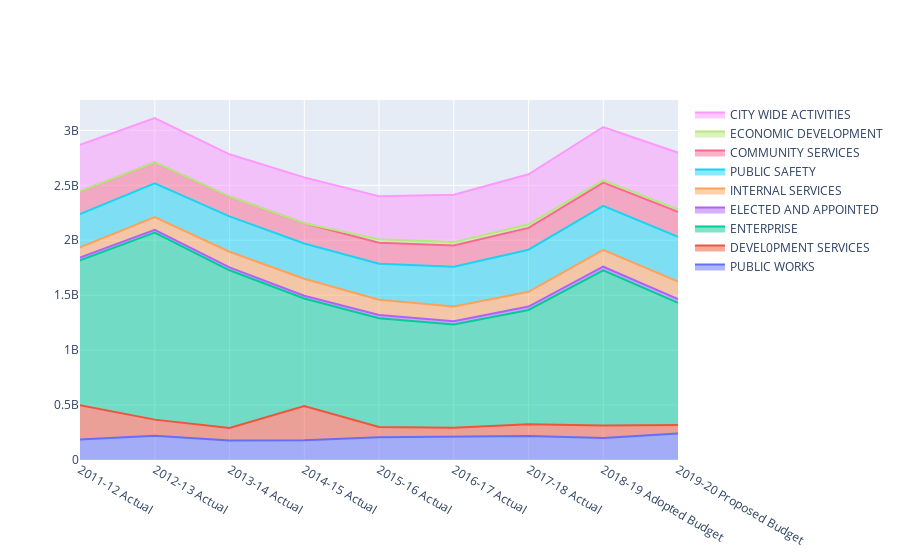

This figure's notebook cell:
### Code cell
fig = go.Figure()

for i in range(len(df.columns)-1):
    fig.add_trace(go.Scatter(x=df.columns[1:], y=df.iloc[i][1:], name=df.iloc[i][0], stackgroup='one'))

fig.show()

### Figure 1 — Plotly figure (JSON) as saved in the notebook; plotly's stock layout.template omitted (floating-point values rounded to 4 significant figures)
{"data": [{"name": "PUBLIC WORKS", "stackgroup": "one", "type": "scatter", "x": ["2011-12 Actual", "2012-13 Actual", "2013-14 Actual", "2014-15 Actual", "2015-16 Actual", "2016-17 Actual", "2017-18 Actual", "2018-19 Adopted Budget", "2019-20 Proposed Budget"], "y": ["$186,535,064 ", "$221,025,972 ", "$178,389,707 ", "$180,689,142 ", "$206,854,289 ", "$215,170,806 ", "$219,521,708 ", "$199,283,083 ", "$242,114,403 "]}, {"name": "DEVEL0PMENT SERVICES", "stackgroup": "one", "type": "scatter", "x": ["2011-12 Actual", "2012-13 Actual", "2013-14 Actual", "2014-15 Actual", "2015-16 Actual", "2016-17 Actual", "2017-18 Actual", "2018-19 Adopted Budget", "2019-20 Proposed Budget"], "y": ["310,961,163", "146,389,968", "113,322,724", "310,897,673", "93,869,665", "77,510,788", "106,972,164", "115,396,257", "76,017,157"]}, {"name": "ENTERPRISE", "stackgroup": "one", "type": "scatter", "x": ["2011-12 Actual", "2012-13 Actual", "2013-14 Actual", "2014-15 Actual", "2015-16 Actual", "2016-17 Actual", "2017-18 Actual", "2018-19 Adopted Budget", "2019-20 Proposed Budget"], "y": ["1,320,162,959", "1,702,228,769", "1,434,714,486", "978,227,383", "990,290,335", "941,052,331", "1,038,703,651", "1,411,268,167", "1,111,756,810"]}, {"name": "ELECTED AND APPOINTED", "stackgroup": "one", "type": "scatter", "x": ["2011-12 Actual", "2012-13 Actual", "2013-14 Actual", "2014-15 Actual", "2015-16 Actual", "2016-17 Actual", "2017-18 Actual", "2018-19 Adopted Budget", "2019-20 Proposed Budget"], "y": ["25,333,580", "24,373,193", "26,892,378", "25,689,895", "28,252,439", "28,201,876", "30,929,163", "33,144,490", "33,990,425"]}, {"name": "INTERNAL SERVICES", "stackgroup": "one", "type": "scatter", "x": ["2011-12 Actual", "2012-13 Actual", "2013-14 Actual", "2014-15 Actual", "2015-16 Actual", "2016-17 Actual", "2017-18 Actual", "2018-19 Adopted Budget", "2019-20 Proposed Budget"], "y": ["91,927,400", "117,254,617", "141,748,372", "154,295,626", "139,344,860", "135,696,595", "135,025,138", "154,251,748", "159,601,699"]}, {"name": "PUBLIC SAFETY", "stackgroup": "one", "type": "scatter", "x": ["2011-12 Actual", "2012-13 Actual", "2013-14 Actual", "2014-15 Actual", "2015-16 Actual", "2016-17 Actual", "2017-18 Actual", "2018-19 Adopted Budget", "2019-20 Proposed Budget"], "y": ["304,381,123", "306,099,235", "321,664,293", "320,089,911", "327,923,358", "362,013,988", "383,005,737", "398,931,953", "408,112,357"]}, {"name": "COMMUNITY SERVICES", "stackgroup": "one", "type": "scatter", "x": ["2011-12 Actual", "2012-13 Actual", "2013-14 Actual", "2014-15 Actual", "2015-16 Actual", "2016-17 Actual", "2017-18 Actual", "2018-19 Adopted Budget", "2019-20 Proposed Budget"], "y": ["204,994,347", "191,637,976", "181,139,950", "184,568,776", "191,364,979", "193,286,705", "198,069,337", "212,859,739", "227,833,391"]}, {"name": "ECONOMIC DEVELOPMENT", "stackgroup": "one", "type": "scatter", "x": ["2011-12 Actual", "2012-13 Actual", "2013-14 Actual", "2014-15 Actual", "2015-16 Actual", "2016-17 Actual", "2017-18 Actual", "2018-19 Adopted Budget", "2019-20 Proposed Budget"], "y": ["0", "0", "0", "0", "31,734,344", "30,134,761", "33,460,528", "21,524,996", "22,809,791"]}, {"name": "CITY WIDE ACTIVITIES", "stackgroup": "one", "type": "scatter", "x": ["2011-12 Actual", "2012-13 Actual", "2013-14 Actual", "2014-15 Actual", "2015-16 Actual", "2016-17 Actual", "2017-18 Actual", "2018-19 Adopted Budget", "2019-20 Proposed Budget"], "y": ["424,707,230", "403,692,397", "384,297,883", "417,685,667", "390,054,403", "430,612,967", "454,832,408", "484,100,630", "514,803,273"]}], "layout": {}}
